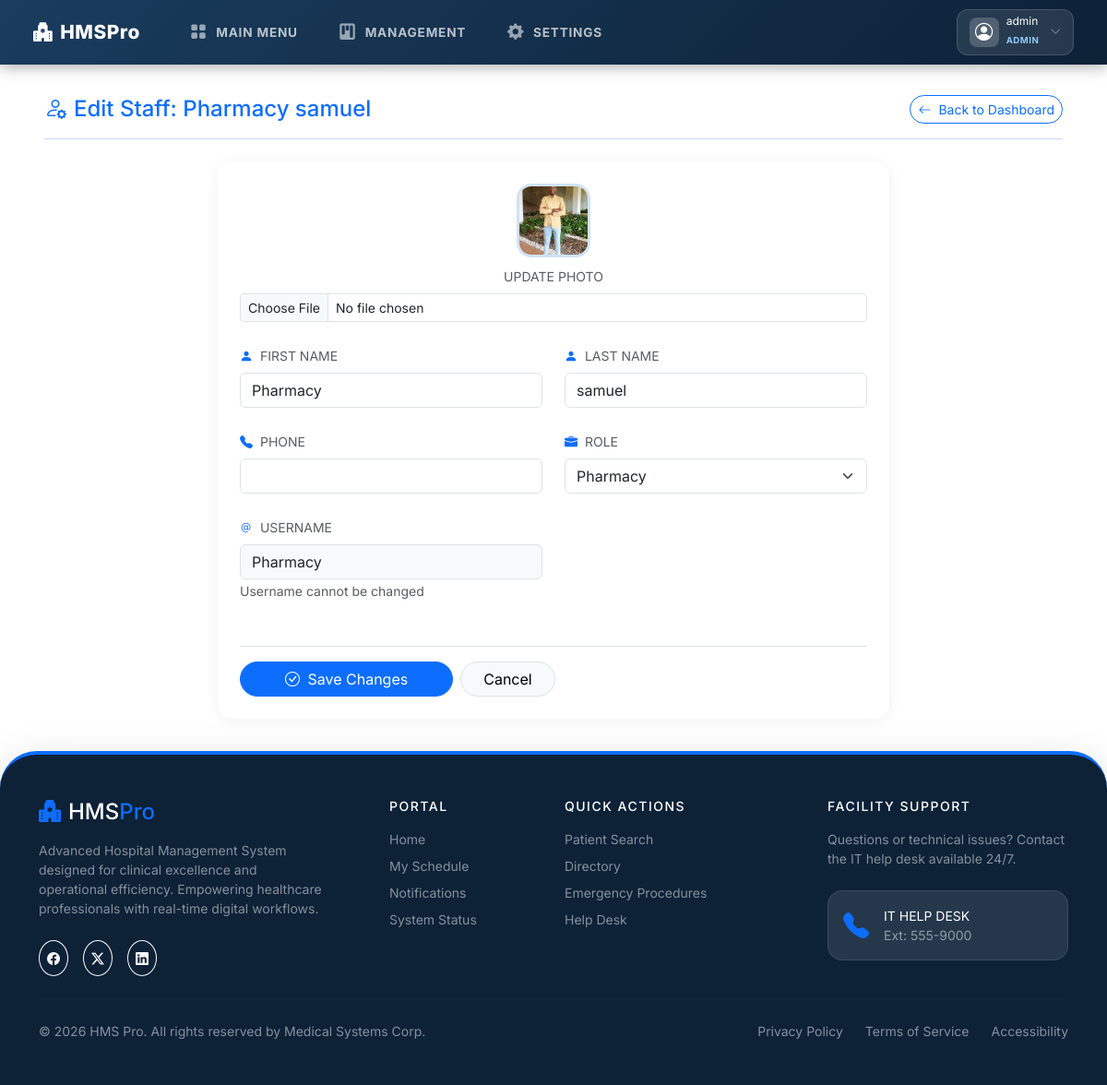
/accounts/staff/9/edit/ (signed in), run on the app's committed database.
### accounts/models.py (models this page shows, shortened)
class CustomUser(AbstractUser):
    ROLE_CHOICES = [
        ('Doctor', 'Doctor'),
        ('Reception', 'Reception'),
        ('Lab', 'Laboratory Staff'),
        ('Pharmacy', 'Pharmacist'),
        ('Payments', 'Billing Staff'),
        ('Nurse', 'Nurse'),
        ('WardManager', 'Ward Manager'),
        ('Admin', 'Administrator'),
    ]
    email = models.EmailField(unique=True)
    first_name = models.CharField(max_length=50)
    last_name = models.CharField(max_length=50)
    role = models.CharField(max_length=20, choices=ROLE_CHOICES, verbose_name="Select Role")
    phone = models.CharField(max_length=15, blank=True, null=True)
    address = models.TextField(blank=True, null=True)
    is_on_duty = models.BooleanField(default=True)
    schedule = models.CharField(max_length=100, blank=True, null=True) # e.g. Mon-Fri 08:00-16:00
    created_at = models.DateTimeField(default=timezone.now, editable=False)
    updated_at = models.DateTimeField(auto_now=True)
    employee_id = models.CharField(max_length=20, blank=True, null=True)  # Staff ID
    department = models.CharField(max_length=50, blank=True, null=True)   # e.g., Cardiology, Pharmacy
    profile_photo = models.ImageField(upload_to='profile_photos/', blank=True, null=True)

### accounts/views.py (the view, shortened to what this page needs)
# urls.py: path('staff/<int:pk>/edit/', views.edit_staff, name='edit_staff'),
@login_required
def edit_staff(request, pk):
    if request.user.role != 'Admin' and not request.user.is_superuser:
        messages.error(request, 'Access denied. Administrative authority required.')
        return redirect('redirect_dashboard')
    from django.contrib.auth import get_user_model
    from django.shortcuts import get_object_or_404
    User = get_user_model()
    staff = get_object_or_404(User, pk=pk)
    from .forms import RegisterForm
    return render(request, 'accounts/edit_staff.html', {
        'page_title': f'Edit Staff: {staff.get_full_name() or staff.username}',
        'staff': staff,
        'role_choices': ['Admin', 'Doctor', 'Reception', 'Lab', 'Pharmacy', 'Payments', 'WardManager'],
    })

### templates/accounts/edit_staff.html (shortened to what this page needs)
{% extends 'base.html' %}
{% block content %}
<div class="d-flex align-items-center justify-content-between mb-4 pb-3 border-bottom border-primary border-opacity-25 mt-2">
    <h4 class="fw-800 text-primary mb-0"><i class="bi bi-person-gear me-2"></i>{{ page_title }}</h4>
    <a href="{% url 'admin_dashboard' %}" class="btn btn-outline-primary btn-sm rounded-pill fw-700">
        <i class="bi bi-arrow-left me-1"></i> Back to Dashboard
    </a>
</div>
<div class="row justify-content-center">
    <div class="col-lg-8">
        <div class="hms-card">
            <div class="card-body p-4">
                <form method="POST" enctype="multipart/form-data">
                    <div class="row g-4">
                        <div class="col-12 text-center">
                            {% if staff.profile_photo %}
                            <img src="{{ staff.profile_photo.url }}" style="width:80px;height:80px;border-radius:16px;object-fit:cover;border:3px solid #d0e3f5;" alt="Photo">
                            {% else %}
                            <div style="width:80px;height:80px;border-radius:16px;background:#eef2f7;display:flex;align-items:center;justify-content:center;margin:0 auto;border:3px solid #d0e3f5;">
                                <i class="bi bi-person-fill text-primary fs-2"></i>
                            </div>
                            {% endif %}
                            <div class="mt-2">
                                <label class="form-label fw-800 small text-muted text-uppercase">Update Photo</label>
                                <input type="file" name="profile_photo" class="form-control form-control-sm" accept="image/*">
                            </div>
                        </div>
                        <div class="col-md-6">
                            <label class="form-label fw-800 small text-muted text-uppercase"><i class="bi bi-person-fill me-1 text-primary"></i> First Name</label>
                            <input type="text" name="first_name" class="form-control" value="{{ staff.first_name }}">
                        </div>
                        <div class="col-md-6">
                            <label class="form-label fw-800 small text-muted text-uppercase"><i class="bi bi-person-fill me-1 text-primary"></i> Last Name</label>
                            <input type="text" name="last_name" class="form-control" value="{{ staff.last_name }}">
                        </div>
                        <div class="col-md-6">
                            <label class="form-label fw-800 small text-muted text-uppercase"><i class="bi bi-telephone-fill me-1 text-primary"></i> Phone</label>
                            <input type="text" name="phone" class="form-control" value="{{ staff.phone|default:'' }}">
                        </div>
                        <div class="col-md-6">
                            <label class="form-label fw-800 small text-muted text-uppercase"><i class="bi bi-briefcase-fill me-1 text-primary"></i> Role</label>
                            <select name="role" class="form-select">
                                {% for choice in role_choices %}
                                <option value="{{ choice }}" {% if staff.role == choice %}selected{% endif %}>{{ choice }}</option>
                                {% endfor %}
                            </select>
                        </div>
                        <div class="col-md-6">
                            <label class="form-label fw-800 small text-muted text-uppercase"><i class="bi bi-at me-1 text-primary"></i> Username</label>
                            <input type="text" class="form-control bg-light" value="{{ staff.username }}" readonly disabled>
                            <small class="text-muted">Username cannot be changed</small>
                        </div>
                    </div>
                    <div class="mt-5 pt-3 border-top d-flex gap-2">
                        <button type="submit" class="btn btn-primary px-5 fw-800 rounded-pill">
                            <i class="bi bi-check-circle me-1"></i> Save Changes
                        </button>
                        <a href="{% url 'admin_dashboard' %}" class="btn btn-light border px-4 fw-800 rounded-pill">Cancel</a>
                    </div>
                </form>
            </div>
        </div>
    </div>
</div>
{% endblock %}

### templates/base.html (shortened to what this page needs)
<!DOCTYPE html>
<html lang="en">
<head>
  <link rel="stylesheet" href="https://cdn.jsdelivr.net/npm/bootstrap@5.3.3/dist/css/bootstrap.min.css">
  <link rel="stylesheet" href="https://cdn.jsdelivr.net/npm/bootstrap-icons@1.11.3/font/bootstrap-icons.min.css">
</head>
<body class="{% block body_class %}{% endblock %}">
<nav class="navbar hms-navbar fixed-top">
  <div class="container-fluid d-flex align-items-center justify-content-between">
    <div class="d-flex align-items-center">
      <a class="navbar-brand" href="{% url 'home' %}">
        <i class="bi bi-hospital-fill me-2"></i>HMS<span>Pro</span>
      </a>
      {% include 'includes/nav_links.html' %}
    </div>
    <div class="d-flex align-items-center gap-2">
      {% if user.is_authenticated %}
        <div class="dropdown">
          <button class="profile-angle-btn d-flex align-items-center gap-2" data-bs-toggle="dropdown">
            <div class="profile-avatar">
              <i class="bi bi-person-circle"></i>
            </div>
            <div class="profile-info d-none d-sm-block text-start">
              <span class="d-block fw-800 text-white lh-1" style="font-size: 0.75rem;">{{ user.get_full_name|default:user.username }}</span>
              <span class="badge-role-mini">{{ user.role|default:"Staff" }}</span>
            </div>
            <i class="bi bi-chevron-down text-white fs-xs opacity-50 ms-1"></i>
          </button>
        </div>
      {% else %}
        <a href="{% url 'login' %}" class="btn btn-sm btn-primary fw-700 px-3 rounded-pill">
          <i class="bi bi-lock-fill me-1"></i>Secure Login
        </a>
      {% endif %}
    </div>
  </div>
</nav>
<div class="hms-main" style="margin-top:60px;">
  {% block content %}{% endblock %}
</div>
{% include 'footer.html' %}
</body>
</html>

### templates/base.html (style rules this page uses)
:root { --hms-primary: #1a3c5e; --hms-accent: #2196f3; --hms-light-bg: #ffffff; --sidebar-w: 260px; }
* { font-family: 'Inter', sans-serif; }
body { background: var(--hms-light-bg); min-height: 100vh; }
.hms-navbar { background: linear-gradient(135deg, var(--hms-primary) 0%, #0d2137 100%); box-shadow: 0 2px 16px rgba(0,0,0,.35); padding: .6rem 1.5rem; }
.hms-navbar .navbar-brand { font-weight: 800; font-size: 1.3rem; color: #fff !important; letter-spacing: .5px; }
.hms-navbar .navbar-brand span { color: var(--hms-teal); }
.hms-main { padding: 2.2rem 3rem; min-height: calc(100vh - 60px); transition: all 0.3s ease; }
.hms-card { border: none; border-radius: 16px; box-shadow: 0 2px 16px rgba(0,0,0,.06); background: #fff; overflow: hidden; }
.hms-card .card-body { padding: 1.3rem 1.5rem; }
.profile-angle-btn { background: rgba(255, 255, 255, 0.1); border: 1px solid rgba(255, 255, 255, 0.15); border-radius: 12px; padding: 0.4rem 0.8rem; transition: all 0.25s ease; backdrop-filter: blur(5px); }
.profile-avatar { width: 32px; height: 32px; background: rgba(255, 255, 255, 0.2); border-radius: 8px; display: flex; align-items: center; justify-content: center; color: #fff; font-size: 1.2rem; }
.badge-role-mini { font-size: 0.6rem; font-weight: 700; color: #90caf9; text-transform: uppercase; letter-spacing: 0.5px; }
.fs-xs { font-size: 0.75rem; }

### data on the page
CustomUser: get_full_name "admin", role "ADMIN"
CustomUser: profile_photo (picture), first_name "Pharmacy", last_name "samuel", role "Pharmacy", username "Pharmacy"

### other printed values
{{ page_title }} "Edit Staff: Pharmacy samuel"
